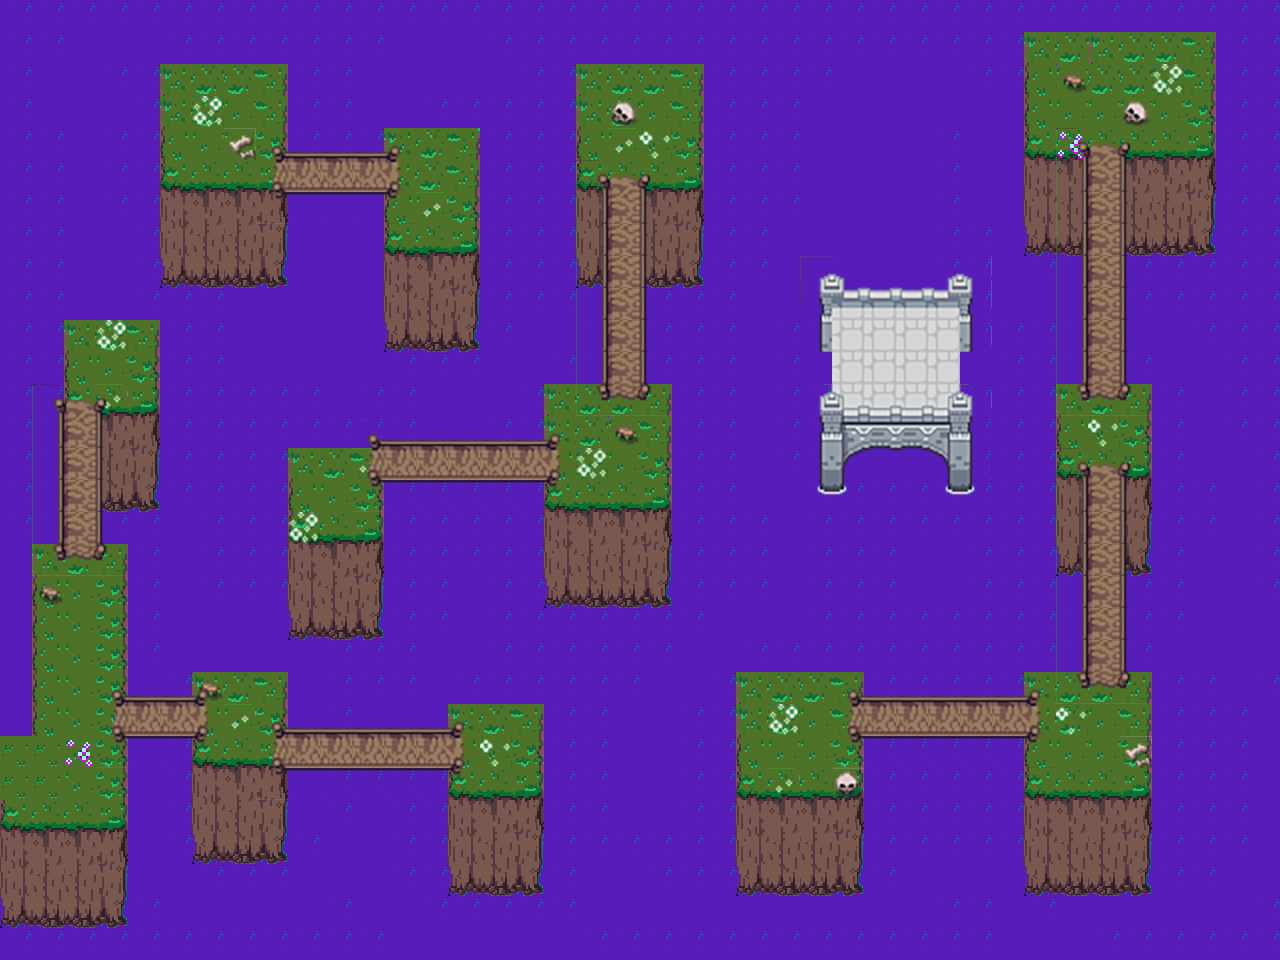

A 2D game scene composited from a Tiled map and its tileset images. What follows is a short description and the map's XML, with each tile layer's data collapsed to a summary:
An orthogonal 40x30 tile map with 32x32 px tiles, 3 tile layers (Fondo, Cosas, Bridges) and 5 objects.

<map version="1.0" tiledversion="1.0.3" orientation="orthogonal" renderorder="right-down" width="40" height="30" tilewidth="32" tileheight="32" nextobjectid="30">
 <tileset firstgid="1" source="tiles.tsx" />
 <layer name="Fondo" width="40" height="30">
  <data>[1200 cells, 1200 non-empty, 33 distinct tile ids]</data>
 </layer>
 <layer name="Cosas" width="40" height="30">
  <data>[1200 cells, 274 non-empty, 48 distinct tile ids]</data>
 </layer>
 <objectgroup name="Collisions">
  <object id="25" x="1.33333" y="825.333">
   <polyline points="0,0 122.667,4 124,-82.6667 189.333,-82.6667 193.333,-61.3333 280,-58.6667 280,-50.6667 453.333,-52 450.667,-33.3333 454.667,-25.3333 540,-25.3333 540,-124 446.667,-120 446.667,-113.333 273.333,-112 278.667,-158.667 193.333,-156 193.333,-146.667 118.667,-146.667 124,-282.667 109.333,-284 108,-424 154.667,-418.667 158.667,-501.333 157.333,-513.333 61.3333,-516 60,-429.333 50.6667,-429.333 49.3333,-284 28,-286.667 26.6667,-102.667 -2.66667,-102.667" />
  </object>
  <object id="26" x="162.667" y="50.6667">
   <polyline points="0,0 124,1.33333 128,80 125.333,85.3333 218.667,89.3333 217.333,68 317.333,69.3333 318.667,202.667 220,198.667 221.333,141.333 -9.33333,142.667 -5.33333,2.66667" />
  </object>
  <object id="27" x="577.333" y="53.3333">
   <polyline points="0,0 126.667,2.66667 129.333,134.667 76,132 76,320 97.3333,326.667 96,449.333 97.3333,458.667 -33.3333,453.333 -36,432 -196,433.333 -200,492 -290.667,492 -292,380 -37.3333,378.667 -36,316 26.6667,320 16,138.667 -6.66667,138.667 -9.33333,-2.66667 0,0" />
  </object>
  <object id="28" x="818.667" y="413.333">
   <polyline points="0,0 1.33333,-134.667 149.333,-133.333 148,2.66667 5.33333,2.66667" />
  </object>
  <object id="29" x="1025.33" y="20">
   <polyline points="0,0 190.667,0 188,137.333 106.667,137.333 104,360 129.333,358.667 126.667,454.667 105.333,454.667 105.333,658.667 129.333,649.333 129.333,778.667 -1.33333,773.333 -8,722.667 -166.667,722.667 -164,773.333 -292,781.333 -293.333,640 -160,640 -156,665.333 -4,666.667 -10.6667,640 50.6667,640 46.6667,458.667 25.3333,456 22.6667,356 52,356 46.6667,140 -9.33333,138.667 -8,-1.33333 5.33333,-1.33333" />
  </object>
 </objectgroup>
 <layer name="Bridges" width="40" height="30">
  <data>[1200 cells, 183 non-empty, 18 distinct tile ids]</data>
 </layer>
</map>
